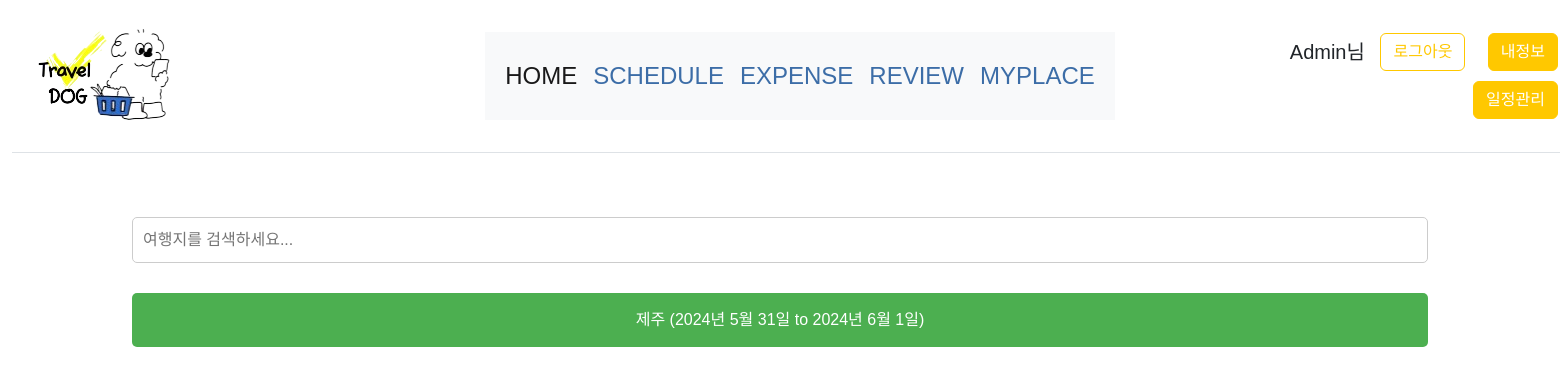
Page /expense/ (signed in) on the earlier database version.
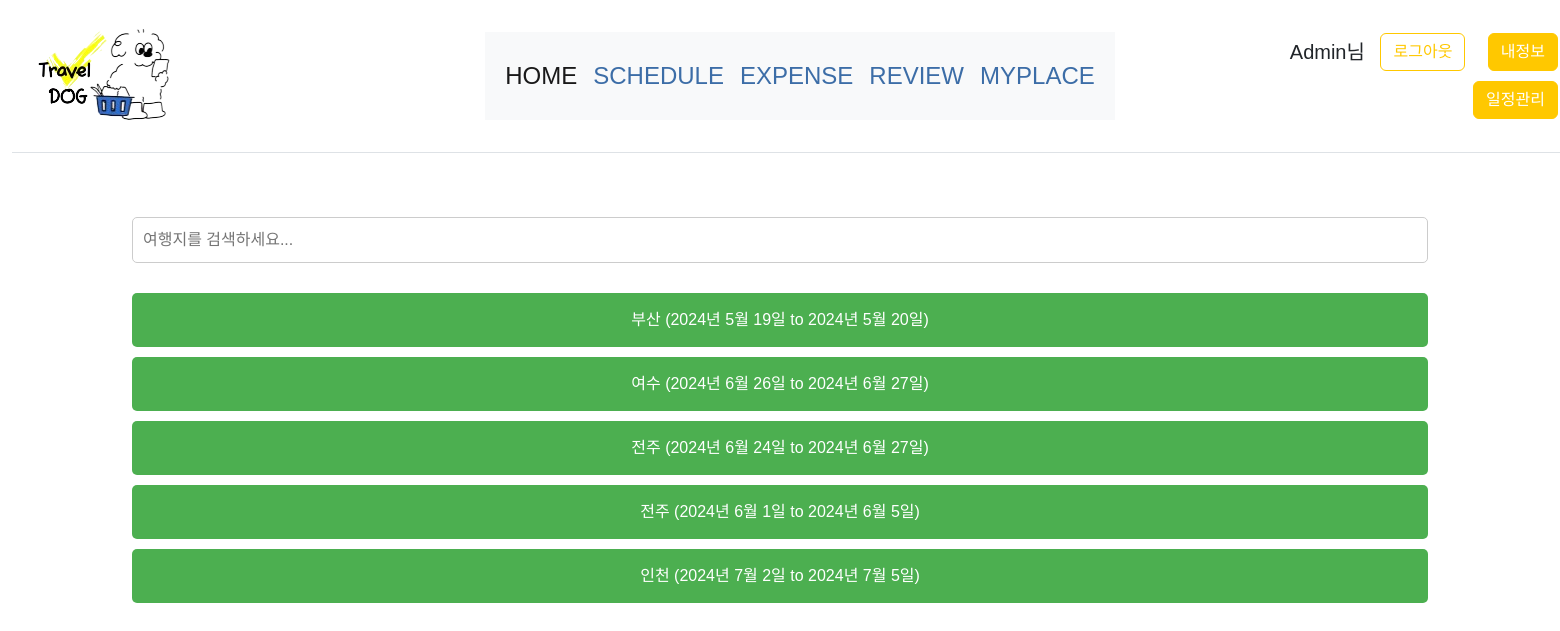
Same page on the later database version.
### trips/models.py (models this page shows, shortened)
class Trip(models.Model):
    user = models.ForeignKey(User, on_delete=models.CASCADE)
    region = models.ForeignKey(Region, on_delete=models.CASCADE)
    start_date = models.DateField()
    end_date = models.DateField()

class Region(models.Model):
    name = models.CharField(max_length=100)
    image = models.FileField(upload_to='symbol/', blank=True, null=True)

### expense/views.py (the view)
# urls.py: path("", views.index),
def index(request):
    username = request.user.username
    trip_list = list(Trip.objects.filter(user=request.user))
    content = {
        'username':username,
        'trip_list':trip_list,
    }
    return render(request, 'expense/index.html', content)

### template/expense/index.html (shortened to what this page needs)
{% extends 'index.html' %}
{% block content %}
<input type="text" id="searchBar" class="search-bar" placeholder="여행지를 검색하세요..." onkeyup="filterTrips()">
<ul id="tripList">
    {% for x in trip_list %}
    <li>
        <a class="trip-button" href="{% url 'EP:E' x.id %}">{{ x.region.name }} ({{ x.start_date }} to {{ x.end_date }})</a>
    </li>
    {% empty %}
        <li class="empty-message">여행 목록이 없습니다.</li>
    {% endfor %}
</ul>
{% endblock %}

Differences in the rows shown:
removed Trip: region.name "제주", start_date "2024년 5월 31일", end_date "2024년 6월 1일"
added Trip: region.name "부산", start_date "2024년 5월 19일", end_date "2024년 5월 20일"
added Trip: region.name "여수", start_date "2024년 6월 26일", end_date "2024년 6월 27일"
added Trip: region.name "전주", start_date "2024년 6월 24일", end_date "2024년 6월 27일"
added Trip: region.name "전주", start_date "2024년 6월 1일", end_date "2024년 6월 5일"
added Trip: region.name "인천", start_date "2024년 7월 2일", end_date "2024년 7월 5일"
